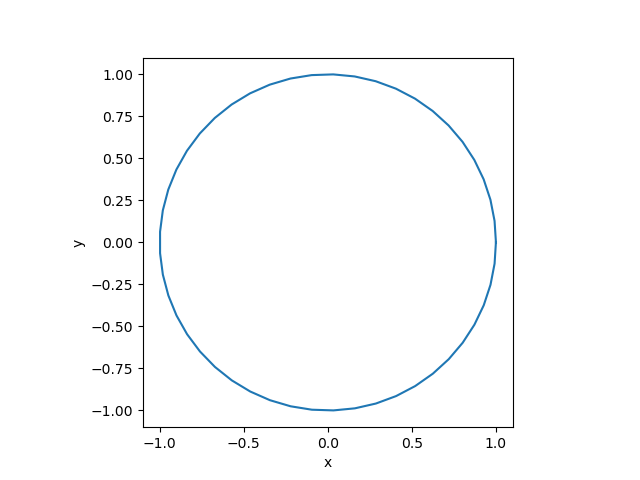

Generate this figure with Python:
import numpy as np
from scipy.integrate import solve_ivp
import matplotlib.pyplot as plt 

def f(t, r):
    x, y = r
    print(r)
    dxdt = -y 
    dydt = x 
    return dxdt, dydt 

t_span = [0, 2*np.pi]
r0 = (1, 0)

sol = solve_ivp(f, t_span, r0, t_eval=np.linspace(0, 2*np.pi, 50))
print(sol)
print(sol.t.shape)
print(sol.y.shape)

t = sol.t 
x, y = sol.y 

plt.figure(1)
plt.plot(x, y)
plt.xlabel('x')
plt.ylabel('y')
plt.xscale('linear')
plt.yscale('linear')
plt.axis('scaled')
plt.savefig('ivp_1st_ODE_system.png')